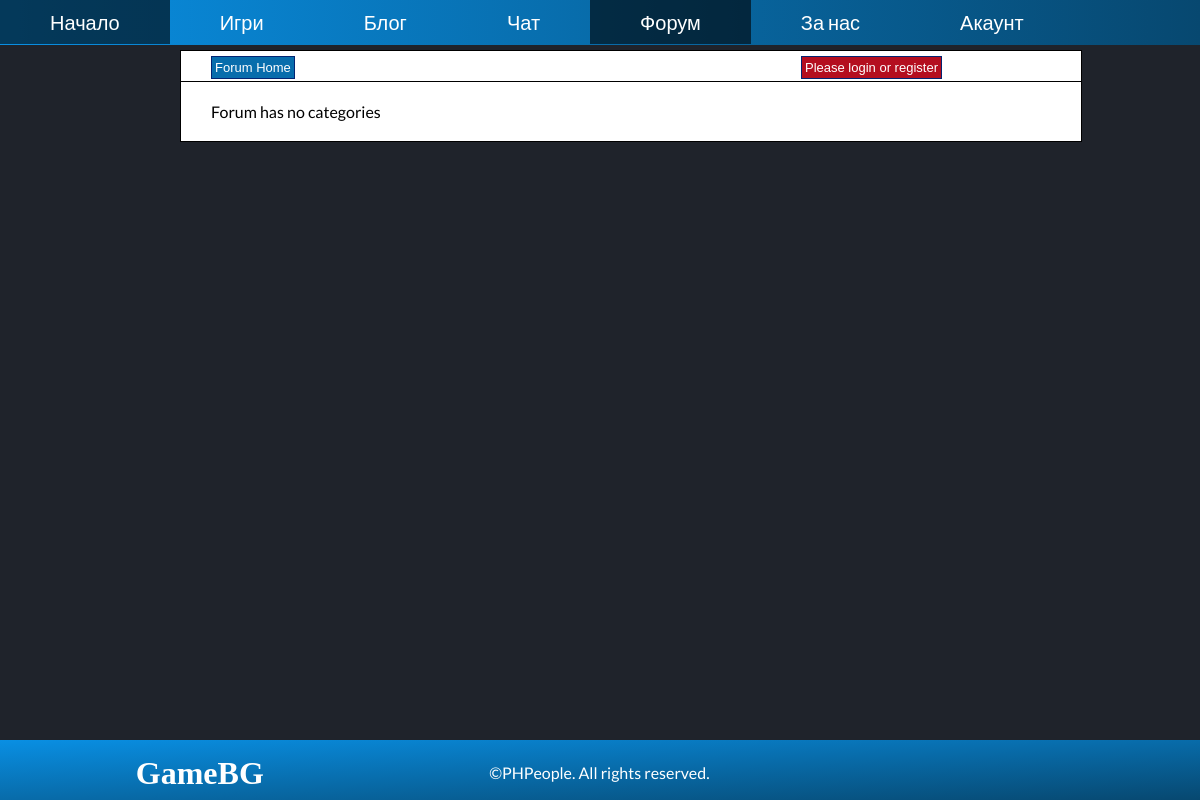
/forum_main.php, run on an earlier commit of the app's database.
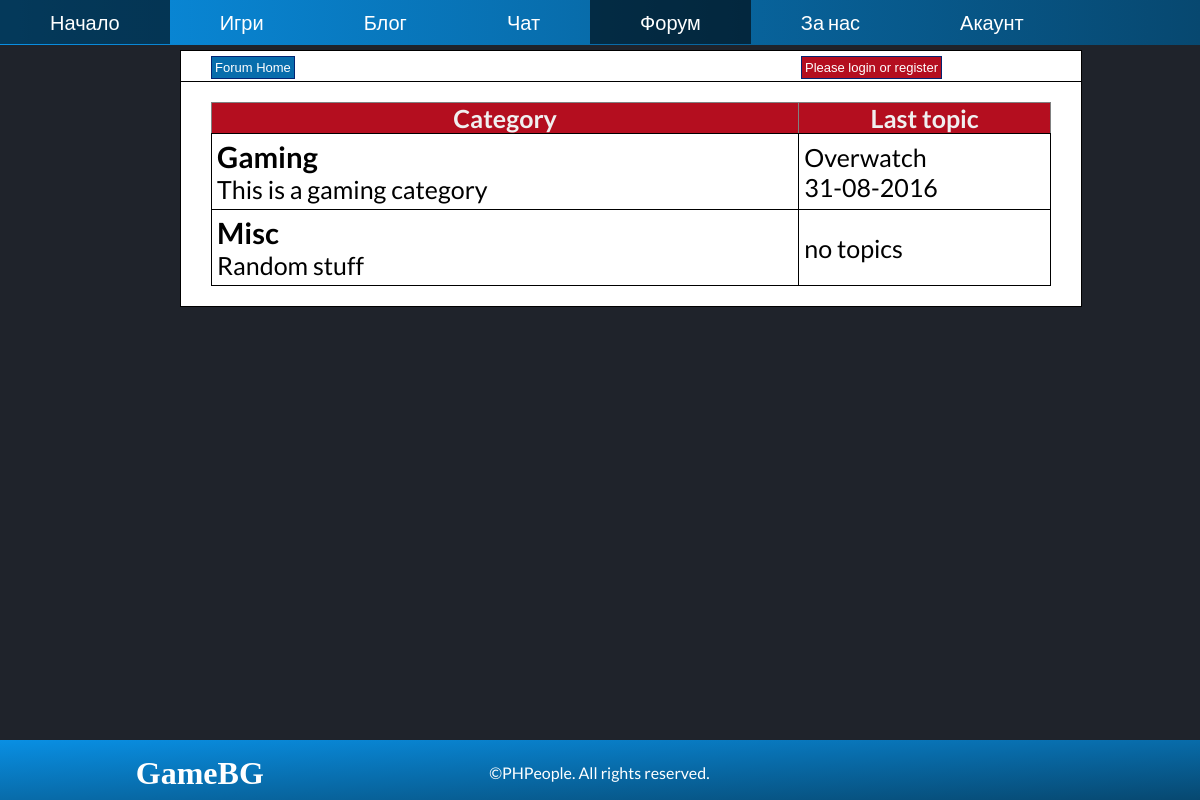
And on a later commit of the database.
### tables this page shows
CREATE TABLE `forum_categories` (
  `cat_id` int(8) NOT NULL,
  `cat_name` varchar(255) NOT NULL,
  `cat_description` varchar(255) NOT NULL
);

CREATE TABLE `forum_topics` (
  `topic_id` int(8) NOT NULL,
  `topic_subject` varchar(255) NOT NULL,
  `topic_date` datetime NOT NULL,
  `topic_cat` int(8) NOT NULL,
  `topic_by` int(8) NOT NULL
);

### forum_main.php (the view, shortened to what this page needs)
<?php
include_once 'header.php';
include 'forum_connect.php';
?>
<link rel="stylesheet" href="styles/forum-style.css" type="text/css">
<div class="forum-wrapper">
    <div class="forum-menu">
        <a class="item" href="forum_main.php">Forum Home</a>
        <div class="forum-userbar">
            <?php
            if (isset($_SESSION['loggedin']))
            {
                echo '<a class="item-username">Hello ' . $_SESSION['username'] . '</a>';
            }
            else
            {
                echo '<a class="item-username">Please login or register</a>';
            }
            ?>
        </div>
    </div>
    <div class="forum-content">
        <?php
        $sql = "SELECT cat_id, cat_name, cat_description FROM forum_categories";
        $result = mysqli_query($con, $sql);
        if(!$result)
        {
            echo 'The categories could not be displayed, please try again later.';
        }
        else
        {
            if(mysqli_num_rows($result) == 0)
            {
                echo 'Forum has no categories';
            }
            else
            {
                echo '<table border="1">
              <tr>
                <th>Category</th>
                <th>Last topic</th>
              </tr>';
                while($row = mysqli_fetch_assoc($result))
                {
                    echo '<tr>';
                    echo '<td class="leftpart">';
                    echo '<h3><a href="forum_category.php?id=' . $row['cat_id'] . '">' . $row['cat_name'] . '</a></h3>' . $row['cat_description'];
                    echo '</td>';
                    echo '<td class="rightpart">';
                    $topicsql = "SELECT topic_id, topic_subject, topic_date, topic_cat
								FROM forum_topics WHERE topic_cat = " . $row['cat_id'] . " ORDER BY topic_date DESC LIMIT 1";
                    $topicsresult = mysqli_query($con, $topicsql);
                    if(!$topicsresult)
                    {
                        echo 'Last topic could not be displayed.';
                    }
                    else
                    {
                        if(mysqli_num_rows($topicsresult) == 0)
                        {
                            echo 'no topics';
                        }
                        else
                        {
                            while($topicrow = mysqli_fetch_assoc($topicsresult))
                                echo '<a href="forum_topic.php?id=' . $topicrow['topic_id'] . '">' . $topicrow['topic_subject'] . '</a><br>' . date('d-m-Y', strtotime($topicrow['topic_date']));
                        }
                    }
                    echo '</td>';
                    echo '</tr>';
                }
            }
        }
        ?>
    </div>
</div>
<?php
include_once 'footer.php';
?>

What changed in the data, as far as the page shows it:
added forum_categories: cat_name "Gaming", cat_description "This is a gaming category"
added forum_topics: topic_subject "Overwatch", topic_date "31-08-2016"
added forum_categories: cat_name "Misc", cat_description "Random stuff", shows "no topics"
Also different on the page:
text no longer shown: "Forum has no categories"
text now shown: "Category Last topic"
